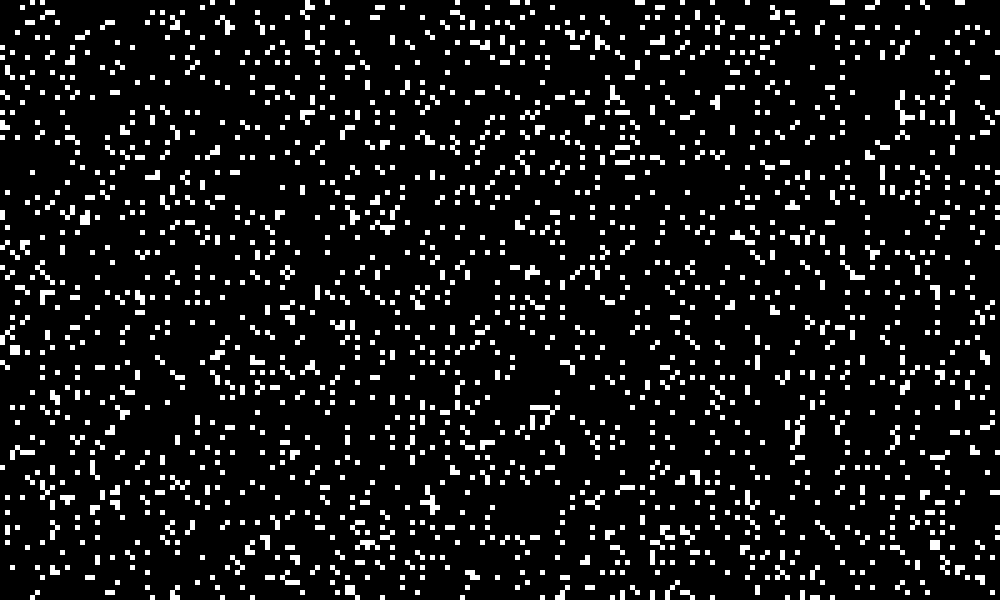
Frame 1 (no input)
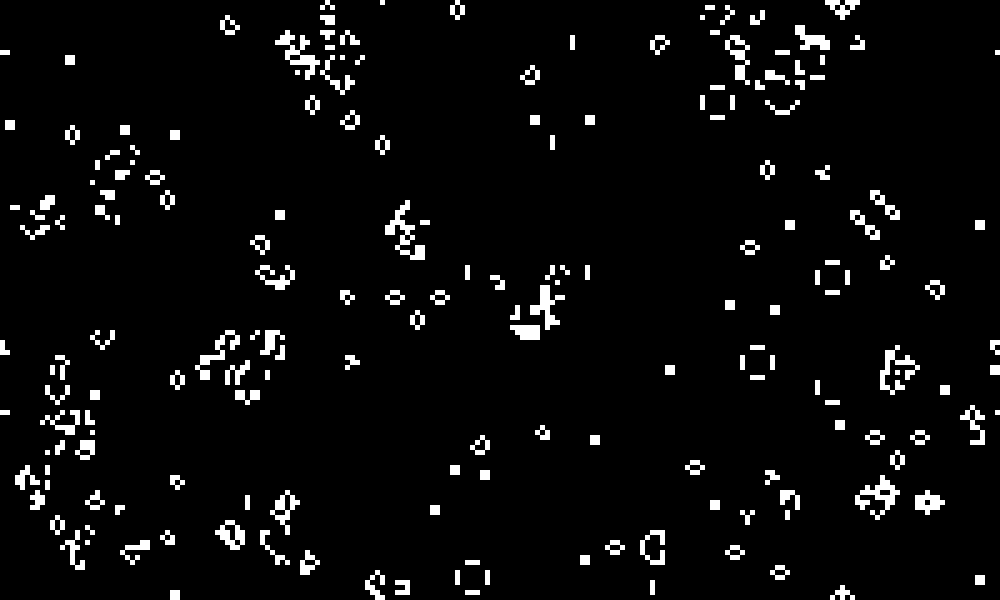
Frame 60 (the mouse pressed at the canvas centre just before this capture)
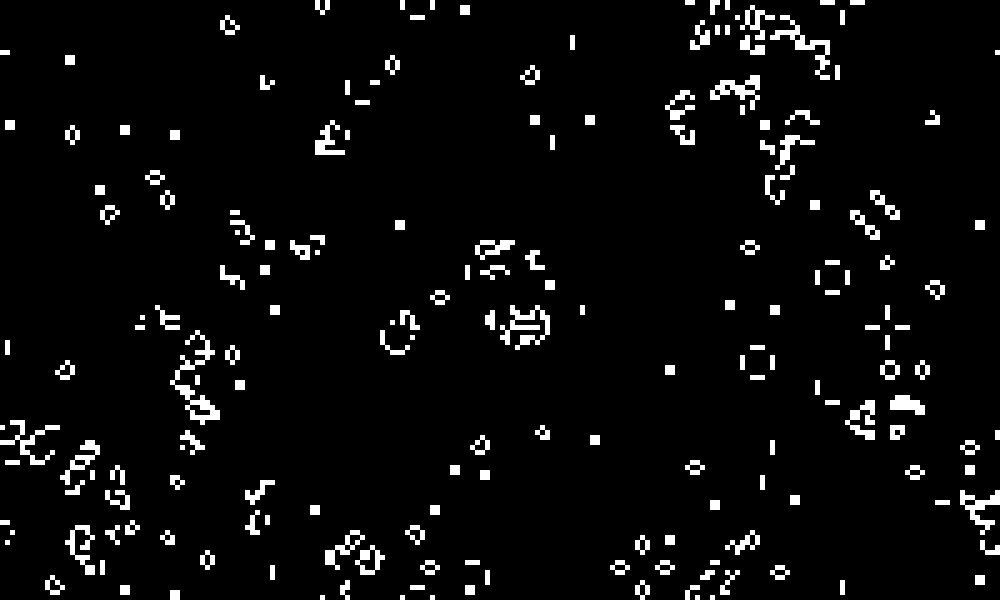
Frame 120 (the mouse held since frame 60 and released just before this capture)

The Processing sketch that drew these frames (run headless with seeded random() and noise(); from frame 60 on, the mouse is pressed at the canvas centre):

// Processing sketch: Conways_choice
// ── Conways_choice.pde
//(max + n) % max       n è lr o ud
boolean [][] tab, oldtab;
int cols, rows, lato;
patterns p = new patterns();

void setup() {
  size(1000, 600);
  lato = 5;
  noStroke();
  //frameRate(10);

  cols = width / lato;
  rows = height / lato;

  tab = new boolean [cols][rows];
  oldtab = new boolean [cols][rows];

  reset();
}

void draw() {
  background(0);
  for (int x = 0; x < cols; x++) {
    for (int y = 0; y < rows; y++) {

      if (tab[x][y]) {
        fill(255);
      } else {
        fill(0);
      }

      oldtab[x][y] = tab[x][y];
      rect(x * lato, y * lato, lato, lato);
    }
  }
  update();
}

void update() {
  for (int x = 0; x < cols; x++) {
    for (int y = 0; y < rows; y++) {
      int counter = 0;
      for (int lr = x - 1; lr <= x + 1; lr++) {
        for (int ud = y - 1; ud <= y +1; ud++) {
          if (x != lr || y != ud) {
            if (oldtab[(cols + lr) % cols][(rows + ud) % rows]) {// ottimizzato
              counter++;
            }
          }
        }
      }
      if (counter == 3) {
        tab[x][y] = true;
      } else if (counter < 2 || counter > 3) {
        tab[x][y] = false;
      }
    }
  }
}

void addshape(int x, int y, int c) {
  p.choose(c);
  for (int i = 0; i < p.pattern.length; i++) {
    tab[(x + cols + (i % p.latx)) % cols][(y + rows + floor(i / p.latx)) % rows] = p.pattern[i] == 1;
    //GIUSTO, se è un array 1d, non interessano due coordinate (laty è errato). per orientare le pattern aggiungere o sottrarre i % o / latx
  }
}

void keyPressed() {
  if (key == ' ') {
    reset();
  } else if (mouseX < width && mouseX > 0 && mouseY < height && mouseY > 0) {
    if (int(key) < 59 && int(key) >= 48) {
      addshape(mouseX / lato, mouseY / lato, int(key) % 49);
    }
  }
}
void reset() {
  for (int x = 0; x < cols; x++) {
    for (int y = 0; y < rows; y++) {
      tab[x][y] = random(1) < 0.1;
    }
  }
}

// ── patterns.pde
class patterns {
  int laty, latx;
  int [] pattern;

  patterns() {
    glider();
  }

  void choose(int c) {
    if (c == 0) {
      glider();
    } else if (c == 1) {
      cannon();
    } else {
      empty();
    }
  }

  void empty() {
    laty = 1;
    latx = 1;
    pattern = new int []{
      0 
    };
  }

  void glider() {

    latx = 3;

    pattern = new int []{
      0, 1, 0, 
      0, 0, 1, 
      1, 1, 1 
    };
  }

  void cannon() {
    latx = 36;

    pattern = new int []{
      0, 0, 0, 0, 0, 0, 0, 0, 0, 0, 0, 0, 0, 0, 0, 0, 0, 0, 0, 0, 0, 0, 0, 0, 1, 0, 0, 0, 0, 0, 0, 0, 0, 0, 0, 0, 
      0, 0, 0, 0, 0, 0, 0, 0, 0, 0, 0, 0, 0, 0, 0, 0, 0, 0, 0, 0, 0, 0, 1, 0, 1, 0, 0, 0, 0, 0, 0, 0, 0, 0, 0, 0, 
      0, 0, 0, 0, 0, 0, 0, 0, 0, 0, 0, 0, 1, 1, 0, 0, 0, 0, 0, 0, 1, 1, 0, 0, 0, 0, 0, 0, 0, 0, 0, 0, 0, 0, 1, 1, 

      0, 0, 0, 0, 0, 0, 0, 0, 0, 0, 0, 1, 0, 0, 0, 1, 0, 0, 0, 0, 1, 1, 0, 0, 0, 0, 0, 0, 0, 0, 0, 0, 0, 0, 1, 1, 
      1, 1, 0, 0, 0, 0, 0, 0, 0, 0, 1, 0, 0, 0, 0, 0, 1, 0, 0, 0, 1, 1, 0, 0, 0, 0, 0, 0, 0, 0, 0, 0, 0, 0, 0, 0, 
      1, 1, 0, 0, 0, 0, 0, 0, 0, 0, 1, 0, 0, 0, 1, 0, 1, 1, 0, 0, 0, 0, 1, 0, 1, 0, 0, 0, 0, 0, 0, 0, 0, 0, 0, 0, 

      0, 0, 0, 0, 0, 0, 0, 0, 0, 0, 1, 0, 0, 0, 0, 0, 1, 0, 0, 0, 0, 0, 0, 0, 1, 0, 0, 0, 0, 0, 0, 0, 0, 0, 0, 0, 
      0, 0, 0, 0, 0, 0, 0, 0, 0, 0, 0, 1, 0, 0, 0, 1, 0, 0, 0, 0, 0, 0, 0, 0, 0, 0, 0, 0, 0, 0, 0, 0, 0, 0, 0, 0, 
      0, 0, 0, 0, 0, 0, 0, 0, 0, 0, 0, 0, 1, 1, 0, 0, 0, 0, 0, 0, 0, 0, 0, 0, 0, 0, 0, 0, 0, 0, 0, 0, 0, 0, 0, 0
    }; //sparatemi
  }
}
